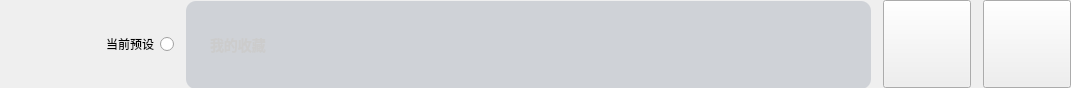
    <widget class="QWidget" name="widget_strip" native="true">
     <property name="minimumSize">
      <size>
       <width>1071</width>
       <height>88</height>
      </size>
     </property>
     <property name="maximumSize">
      <size>
       <width>16777215</width>
       <height>88</height>
      </size>
     </property>
     <layout class="QGridLayout" name="gridLayout">
      <property name="leftMargin">
       <number>0</number>
      </property>
      <property name="topMargin">
       <number>0</number>
      </property>
      <property name="rightMargin">
       <number>0</number>
      </property>
      <property name="bottomMargin">
       <number>0</number>
      </property>
      <property name="horizontalSpacing">
       <number>12</number>
      </property>
      <property name="verticalSpacing">
       <number>0</number>
      </property>
      <item row="0" column="3">
       <widget class="FrostedPanel" name="widget_18" native="true">
        <property name="minimumSize">
         <size>
          <width>88</width>
          <height>88</height>
         </size>
        </property>
        <property name="maximumSize">
         <size>
          <width>88</width>
          <height>88</height>
         </size>
        </property>
        <layout class="QGridLayout" name="gridLayout_16">
         <property name="leftMargin">
          <number>0</number>
         </property>
         <property name="topMargin">
          <number>0</number>
         </property>
         <property name="rightMargin">
          <number>0</number>
         </property>
         <property name="bottomMargin">
          <number>0</number>
         </property>
         <property name="spacing">
          <number>0</number>
         </property>
         <item row="0" column="0">
          <widget class="CustomQPushButtonFunctionalClassificationButton" name="pBt_GameListen">
           <property name="minimumSize">
            <size>
             <width>88</width>
             <height>88</height>
            </size>
           </property>
           <property name="maximumSize">
            <size>
             <width>88</width>
             <height>88</height>
            </size>
           </property>
           <property name="styleSheet">
            <string notr="true"/>
           </property>
           <property name="text">
            <string/>
           </property>
           <property name="checkable">
            <bool>true</bool>
           </property>
          </widget>
         </item>
        </layout>
       </widget>
      </item>
      <item row="0" column="2">
       <widget class="FrostedPanel" name="widget_14" native="true">
        <property name="minimumSize">
         <size>
          <width>88</width>
          <height>88</height>
         </size>
        </property>
        <property name="maximumSize">
         <size>
          <width>88</width>
          <height>88</height>
         </size>
        </property>
        <layout class="QGridLayout" name="gridLayout_15">
         <property name="leftMargin">
          <number>0</number>
         </property>
         <property name="topMargin">
          <number>0</number>
         </property>
         <property name="rightMargin">
          <number>0</number>
         </property>
         <property name="bottomMargin">
          <number>0</number>
         </property>
         <property name="spacing">
          <number>0</number>
         </property>
         <item row="0" column="0">
          <widget class="CustomQPushButtonFunctionalClassificationButton" name="pBt_Plans">
           <property name="minimumSize">
            <size>
             <width>88</width>
             <height>88</height>
            </size>
           </property>
           <property name="maximumSize">
            <size>
             <width>88</width>
             <height>88</height>
            </size>
           </property>
           <property name="styleSheet">
            <string notr="true"/>
           </property>
           <property name="text">
            <string/>
           </property>
           <property name="checkable">
            <bool>true</bool>
           </property>
          </widget>
         </item>
        </layout>
       </widget>
      </item>
      <item row="0" column="1">
       <widget class="FrostedPanel" name="widget_all" native="true">
        <property name="minimumSize">
         <size>
          <width>685</width>
          <height>88</height>
         </size>
        </property>
        <property name="maximumSize">
         <size>
          <width>16777215</width>
          <height>86</height>
         </size>
        </property>
        <property name="styleSheet">
         <string notr="true">background-color: rgba(81, 96, 122, 0.2);
border-radius: 10px;
border-image:none;</string>
        </property>
        <layout class="QGridLayout" name="gridLayout_6">
         <property name="leftMargin">
          <number>24</number>
         </property>
         <property name="rightMargin">
          <number>16</number>
         </property>
         <property name="verticalSpacing">
          <number>6</number>
         </property>
         <item row="0" column="3">
          <spacer name="horizontalSpacer_2">
           <property name="orientation">
            <enum>Qt::Horizontal</enum>
           </property>
           <property name="sizeHint" stdset="0">
            <size>
             <width>40</width>
             <height>20</height>
            </size>
           </property>
          </spacer>
         </item>
         <item row="0" column="0" rowspan="2">
          <widget class="QLabel" name="lab_cur_4">
           <property name="minimumSize">
            <size>
             <width>65</width>
             <height>20</height>
            </size>
           </property>
           <property name="maximumSize">
            <size>
             <width>65</width>
             <height>20</height>
            </size>
           </property>
           <property name="styleSheet">
            <string notr="true">border:0px;
color: #CCCCCC;
font-family: &quot;Noto Sans S Chinese&quot;; font-weight: 500;
font-size: 14px;
background-color:transparent;</string>
           </property>
           <property name="text">
            <string>我的收藏</string>
           </property>
           <property name="alignment">
            <set>Qt::AlignLeading|Qt::AlignLeft|Qt::AlignVCenter</set>
           </property>
          </widget>
         </item>
         <item row="0" column="1">
          <spacer name="horizontalSpacer">
           <property name="orientation">
            <enum>Qt::Horizontal</enum>
           </property>
           <property name="sizeType">
            <enum>QSizePolicy::Fixed</enum>
           </property>
           <property name="sizeHint" stdset="0">
            <size>
             <width>28</width>
             <height>20</height>
            </size>
           </property>
          </spacer>
         </item>
         <item row="0" column="2" rowspan="2">
          <widget class="EightMyPlan" name="widget_eight" native="true">
           <property name="minimumSize">
            <size>
             <width>500</width>
             <height>0</height>
            </size>
           </property>
           <property name="maximumSize">
            <size>
             <width>500</width>
             <height>16777215</height>
            </size>
           </property>
           <property name="styleSheet">
            <string notr="true">border-radius:6px;
background-color:transparent;</string>
           </property>
          </widget>
         </item>
        </layout>
       </widget>
      </item>
      <item row="0" column="0">
       <widget class="FrostedPanel" name="widget_13" native="true">
        <layout class="QGridLayout" name="gridLayout_14">
         <property name="leftMargin">
          <number>0</number>
         </property>
         <property name="topMargin">
          <number>0</number>
         </property>
         <property name="rightMargin">
          <number>0</number>
         </property>
         <property name="bottomMargin">
          <number>0</number>
         </property>
         <property name="spacing">
          <number>0</number>
         </property>
         <item row="0" column="0">
          <widget class="NewRadioBtnText" name="rBt_currentPlan">
           <property name="minimumSize">
            <size>
             <width>174</width>
             <height>88</height>
            </size>
           </property>
           <property name="maximumSize">
            <size>
             <width>180</width>
             <height>88</height>
            </size>
           </property>
           <property name="layoutDirection">
            <enum>Qt::RightToLeft</enum>
           </property>
           <property name="styleSheet">
            <string notr="true"/>
           </property>
           <property name="text">
            <string>当前预设</string>
           </property>
           <property name="checkable">
            <bool>false</bool>
           </property>
          </widget>
         </item>
        </layout>
       </widget>
      </item>
     </layout>
    </widget>
